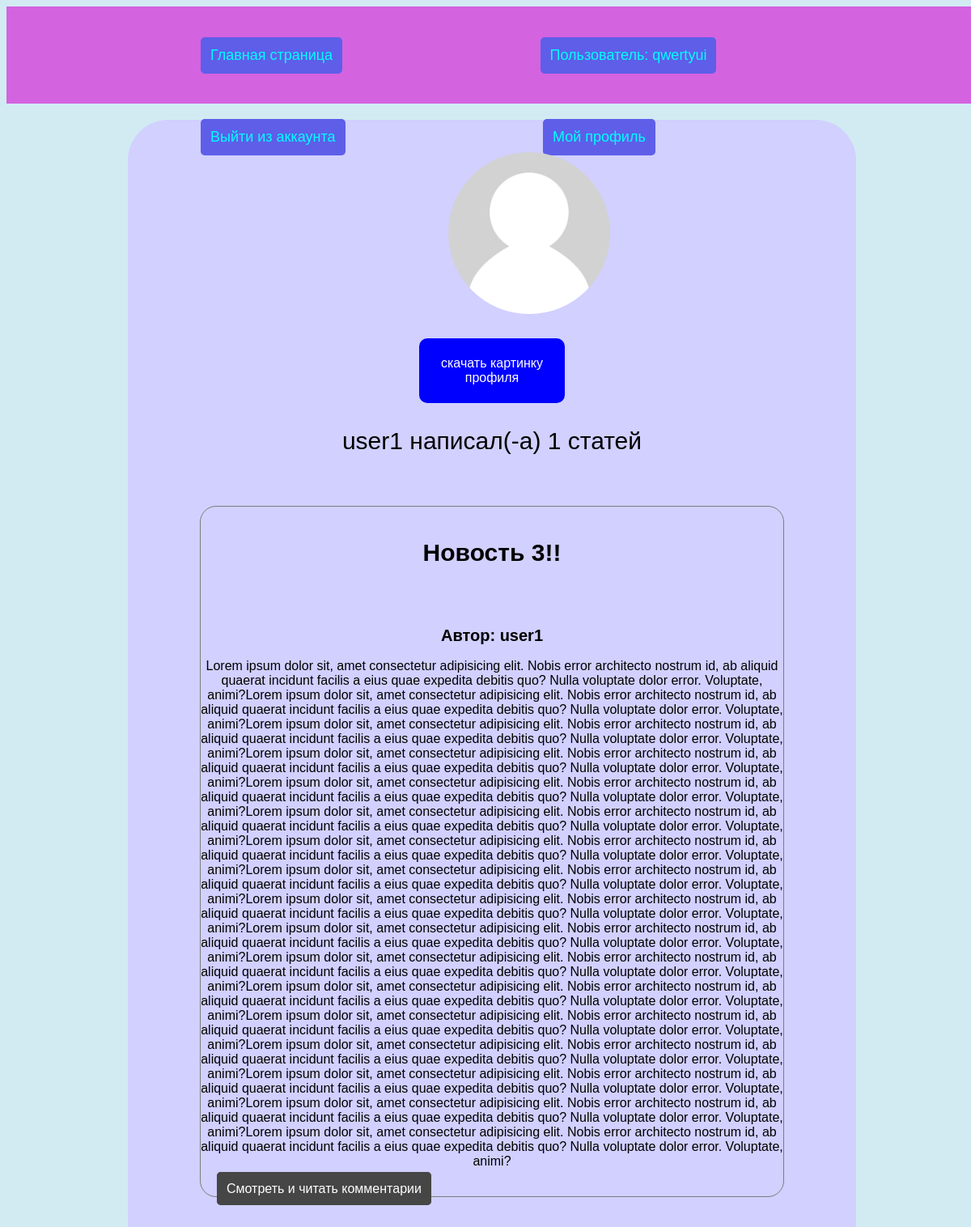
/otherprof/user1 (signed in), run on the app's committed database.
### tables this page shows
CREATE TABLE "article" (
	"id"	INTEGER NOT NULL UNIQUE,
	"name"	TEXT,
	"text"	TEXT,
	"author"	TEXT,
	PRIMARY KEY("id" AUTOINCREMENT)
);

### main.py (the view)
@app.route('/otherprof/<username>')
def otherprof(username):
    if session['userName']==username:
        return redirect(url_for('profile'))
    if not check_id('user', f"username='{username}'"):
        return redirect('error')
    articles = selectAllWithCondition('article', f"author='{username}'")
    leng = len(articles)
    if check_user_image(username):
        user = selectOne('user', f"username='{username}'")
        db = connect('database.db')
        cur = db.cursor()
        cur.execute("SELECT image FROM user WHERE username = ?", (username,))
        image_data = cur.fetchone()[0]
        db.close()
        img_data_base64 = base64.b64encode(image_data).decode('utf-8')
        return render_template('oprofile.html', session=session, articles=articles, leng=leng, img=img_data_base64, username=username)
    else:
        return render_template('oprofile.html', session=session, articles=articles, leng=leng, img=None, username=username)

### main.py (called while the page is built)
def selectAllWithCondition(table, cond):
    db = connect('database.db')
    cur = db.cursor()
    cur.execute(f"SELECT * FROM {table} WHERE {cond};")
    db.commit()
    list = cur.fetchall()
    db.close()
    return list

def check_id(table, cond):
    db = connect('database.db')
    cur = db.cursor()
    cur.execute(f"SELECT * FROM {table} WHERE {cond};")
    db.commit()
    list = cur.fetchall()
    db.close()
    if len(list)>=1:
        return True
    return False

def check_user_image(username):  # вспомогательная функция для проверки наличия картинки профиля
    conn = connect('database.db')
    cursor = conn.cursor()
    cursor.execute(f"SELECT * FROM user WHERE username = '{username}' AND image IS NOT NULL")
    result = cursor.fetchall()
    conn.close()
    if len(result)==0:
        return False
    else:
        return True

### templates/oprofile.html (shortened to what this page needs)
{% extends 'layout.html' %}
{% block content %}
<div class="menu">
    {% if not session.userLogged %}
    <a class="log" href="{{url_for('login')}}">Войти или зарегистрироваться</a>
    {% else %}
    <a href="{{url_for('index')}}" class="username logout">Главная страница</a>
    <p class="username">Пользователь: {{session.userName}}</p>
    <a href="{{url_for('logout')}}" class="username logout">Выйти из аккаунта</a>
    <a href="{{url_for('profile')}}" class="username logout">Мой профиль</a>
    {% endif %}
</div>
<div class="container">
    {% if img %}
    <img alt="твоё фото" class="photo">
    {% else %}
    <img src="{{url_for('static', filename='photo.jpg')}}" alt="твоё фото" class="photo">
    {% endif %}
    <a href="{{ url_for('uploadimg', username=username) }}" class="add prof">скачать картинку профиля</a>
<p class="name">{{username}} написал(-а) {{leng}} статей</p>
{% for i in articles %}
<div class="new">
    <h4 class="name">{{i[1]}}</h4><br>
    <h2 class="name auth">Автор: {{i[3]}}</h2>
    <p class="text">{{i[2]}}</p>
    <a class="view-btn" href="{{ url_for('detailview', id=i[0]) }}">Смотреть и читать комментарии</a>
</div>
{% endfor %}
</div>
{% endblock %}

### templates/layout.html (style rules this page uses)
body { background-color: rgb(210, 235, 243); width: 100%; height: 100%; padding: 0%; }
.container { background-color: rgb(209, 208, 255); margin-top: 20px; width: 75%; height: 70%; margin-left: auto; margin-right: auto; border-radius: 50px; padding-top: 40px; padding-bottom: 40px; }
.new { border: 1px solid rgb(124, 124, 124); border-radius: 20px; margin-top: 7%; margin-bottom: 40px; width: 80%; margin-left: auto; margin-right: auto; }
.name { font-size: 30px; text-align: center; }
.auth { font-size: 20px; }
* { font-family:Arial; text-decoration: none; }
.text { text-align: center; }
.add { background-color: rgb(0, 0, 255); color: white; border-radius: 10px; padding: 20px; margin-left: 100px; transition: all 0.2s; border: 2px solid blue; margin-top: 100px; }
.view-btn { padding: 10px; border-radius: 5px; background-color: rgb(70, 70, 70); color: white; transition: all 0.2s; border: 2px solid rgb(70, 70, 70); margin-left: 20px; }
.menu { width: 100%; height: 120px; background-color: rgb(212, 99, 223); margin-top: 0%; }
.username { font-size: large; background-color: rgb(94, 94, 233); padding: 10px; border-radius: 5px; margin-left: 240px; margin-top: 38px; display: inline-block; color: aqua; transition: all 0.2s; border: 2px solid rgb(94, 94, 233); }
.photo { display: block; width: 200px; height: 200px; border-radius: 100px; margin-left: 44%; }
.prof { margin-left: 40%; margin-top: 30px; margin-right: 40%; text-align: center; display: block; }

### data on the page
article: name "Новость 3!!", author "user1", text "Lorem ipsum dolor sit, amet consectetur adipisicing elit. Nobis error architecto nostrum id, ab aliquid quaerat incidunt facilis a eius quae expedita debitis quo? Nulla voluptate dolor error. Voluptate, animi?Lorem ipsum dolor sit, amet consectetur adipisicing elit. Nobis error architecto nostrum id, ab aliquid quaerat incidunt facilis a eius quae expedita debitis quo? Nulla voluptate dolor error. Voluptate, animi?Lorem ipsum dolor sit, amet consectetur adipisicing elit. Nobis error architecto nostrum id, ab aliquid quaerat incidunt facilis a eius quae expedita debitis quo? Nulla voluptate dolor error. Voluptate, animi?Lorem ipsum dolor sit, amet consectetur adipisicing elit. Nobis error…"

### other printed values
{{ session.userName }} "qwertyui"
{{ username }} "user1"
{{ leng }} "1"
